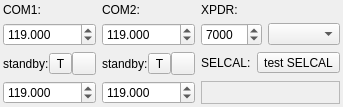
<?xml version="1.0" encoding="UTF-8"?>
<ui version="4.0">
 <class>CCockpitComForm</class>
 <widget class="QFrame" name="CCockpitComForm">
  <property name="geometry">
   <rect>
    <x>0</x>
    <y>0</y>
    <width>276</width>
    <height>95</height>
   </rect>
  </property>
  <property name="windowTitle">
   <string>Cockpit COM</string>
  </property>
  <layout class="QGridLayout" name="gl_CockpitComCo" columnstretch="0,0,1">
   <property name="leftMargin">
    <number>3</number>
   </property>
   <property name="topMargin">
    <number>3</number>
   </property>
   <property name="rightMargin">
    <number>3</number>
   </property>
   <property name="bottomMargin">
    <number>3</number>
   </property>
   <item row="1" column="0">
    <widget class="QDoubleSpinBox" name="ds_ComPanelCom1Active">
     <property name="decimals">
      <number>3</number>
     </property>
     <property name="minimum">
      <double>118.000000000000000</double>
     </property>
     <property name="maximum">
      <double>136.998</double>
     </property>
     <property name="singleStep">
      <double>0.0</double>
     </property>
     <property name="value">
      <double>119.000000000000000</double>
     </property>
    </widget>
   </item>
   <item row="0" column="2">
    <widget class="QWidget" name="qw_ComPanelTransponder" native="true">
     <layout class="QHBoxLayout" name="hl_ComPanelTransponderHeader">
      <property name="spacing">
       <number>0</number>
      </property>
      <property name="leftMargin">
       <number>0</number>
      </property>
      <property name="topMargin">
       <number>0</number>
      </property>
      <property name="rightMargin">
       <number>0</number>
      </property>
      <property name="bottomMargin">
       <number>0</number>
      </property>
      <item>
       <widget class="QLabel" name="lbl_ComPanelTransponder">
        <property name="frameShape">
         <enum>QFrame::NoFrame</enum>
        </property>
        <property name="text">
         <string>XPDR:</string>
        </property>
       </widget>
      </item>
      <item alignment="Qt::AlignLeft">
       <widget class="swift::gui::components::CCockpitTransponderModeLedsComponent" name="comp_TransponderLeds"/>
      </item>
     </layout>
    </widget>
   </item>
   <item row="3" column="0">
    <widget class="QDoubleSpinBox" name="ds_ComPanelCom1Standby">
     <property name="decimals">
      <number>3</number>
     </property>
     <property name="minimum">
      <double>118.000000000000000</double>
     </property>
     <property name="maximum">
      <double>136.998</double>
     </property>
     <property name="singleStep">
      <double>0.0</double>
     </property>
     <property name="value">
      <double>119.000000000000000</double>
     </property>
    </widget>
   </item>
   <item row="0" column="1">
    <widget class="QWidget" name="qw_ComPanelCom2Active" native="true">
     <layout class="QHBoxLayout" name="hl_ComPanelCom2Active">
      <property name="spacing">
       <number>3</number>
      </property>
      <property name="leftMargin">
       <number>0</number>
      </property>
      <property name="topMargin">
       <number>0</number>
      </property>
      <property name="rightMargin">
       <number>0</number>
      </property>
      <property name="bottomMargin">
       <number>0</number>
      </property>
      <item>
       <widget class="QLabel" name="lbl_ComPanelCom2Active">
        <property name="sizePolicy">
         <sizepolicy hsizetype="Preferred" vsizetype="Preferred">
          <horstretch>0</horstretch>
          <verstretch>0</verstretch>
         </sizepolicy>
        </property>
        <property name="text">
         <string>COM2:</string>
        </property>
        <property name="buddy">
         <cstring>qw_ComPanelCom2Active</cstring>
        </property>
       </widget>
      </item>
      <item>
       <widget class="swift::gui::CLedWidget" name="led_ComPanelCom2T" native="true"/>
      </item>
      <item>
       <widget class="swift::gui::CLedWidget" name="led_ComPanelCom2R" native="true"/>
      </item>
     </layout>
    </widget>
   </item>
   <item row="1" column="1">
    <widget class="QDoubleSpinBox" name="ds_ComPanelCom2Active">
     <property name="decimals">
      <number>3</number>
     </property>
     <property name="minimum">
      <double>118.000000000000000</double>
     </property>
     <property name="maximum">
      <double>136.998</double>
     </property>
     <property name="singleStep">
      <double>0.0</double>
     </property>
     <property name="value">
      <double>119.000000000000000</double>
     </property>
    </widget>
   </item>
   <item row="3" column="1">
    <widget class="QDoubleSpinBox" name="ds_ComPanelCom2Standby">
     <property name="decimals">
      <number>3</number>
     </property>
     <property name="minimum">
      <double>118.000000000000000</double>
     </property>
     <property name="maximum">
      <double>136.998</double>
     </property>
     <property name="singleStep">
      <double>0.0</double>
     </property>
     <property name="value">
      <double>119.000000000000000</double>
     </property>
    </widget>
   </item>
   <item row="1" column="2">
    <widget class="QFrame" name="fr_ComPanelTransponder">
     <property name="sizePolicy">
      <sizepolicy hsizetype="Preferred" vsizetype="Preferred">
       <horstretch>0</horstretch>
       <verstretch>0</verstretch>
      </sizepolicy>
     </property>
     <layout class="QHBoxLayout" name="hl_ComPanelTransponder">
      <property name="leftMargin">
       <number>0</number>
      </property>
      <property name="topMargin">
       <number>0</number>
      </property>
      <property name="rightMargin">
       <number>0</number>
      </property>
      <property name="bottomMargin">
       <number>0</number>
      </property>
      <item>
       <widget class="swift::gui::components::CTransponderCodeSpinBox" name="sbp_ComPanelTransponder">
        <property name="minimumSize">
         <size>
          <width>0</width>
          <height>18</height>
         </size>
        </property>
        <property name="maximum">
         <number>7777</number>
        </property>
        <property name="value">
         <number>7000</number>
        </property>
       </widget>
      </item>
      <item>
       <widget class="swift::gui::components::CTransponderModeSelector" name="cbp_ComPanelTransponderMode"/>
      </item>
     </layout>
    </widget>
   </item>
   <item row="0" column="0">
    <widget class="QWidget" name="qw_ComPanelCom1Active" native="true">
     <layout class="QHBoxLayout" name="hl_ComPanelCom1Active" stretch="0,0,0,0">
      <property name="spacing">
       <number>3</number>
      </property>
      <property name="leftMargin">
       <number>0</number>
      </property>
      <property name="topMargin">
       <number>0</number>
      </property>
      <property name="rightMargin">
       <number>0</number>
      </property>
      <property name="bottomMargin">
       <number>0</number>
      </property>
      <item>
       <widget class="QLabel" name="lbl_ComPanelCom1Active">
        <property name="sizePolicy">
         <sizepolicy hsizetype="Preferred" vsizetype="Preferred">
          <horstretch>0</horstretch>
          <verstretch>0</verstretch>
         </sizepolicy>
        </property>
        <property name="text">
         <string>COM1:</string>
        </property>
        <property name="buddy">
         <cstring>qw_ComPanelCom1Active</cstring>
        </property>
       </widget>
      </item>
      <item>
       <widget class="swift::gui::CLedWidget" name="led_ComPanelCom1T" native="true"/>
      </item>
      <item>
       <widget class="swift::gui::CLedWidget" name="led_ComPanelCom1R" native="true"/>
      </item>
     </layout>
    </widget>
   </item>
   <item row="2" column="1">
    <widget class="QWidget" name="qw_ComPanelCom2Standby" native="true">
     <layout class="QHBoxLayout" name="hl_ComPanelCom2Standby">
      <property name="spacing">
       <number>0</number>
      </property>
      <property name="leftMargin">
       <number>0</number>
      </property>
      <property name="topMargin">
       <number>0</number>
      </property>
      <property name="rightMargin">
       <number>0</number>
      </property>
      <property name="bottomMargin">
       <number>0</number>
      </property>
      <item>
       <widget class="QLabel" name="lbl_ComPanelCom2Standby">
        <property name="sizePolicy">
         <sizepolicy hsizetype="Preferred" vsizetype="Preferred">
          <horstretch>0</horstretch>
          <verstretch>0</verstretch>
         </sizepolicy>
        </property>
        <property name="text">
         <string>standby:</string>
        </property>
       </widget>
      </item>
      <item alignment="Qt::AlignLeft">
       <widget class="QToolButton" name="tb_RequestTextMessageCom2">
        <property name="toolTip">
         <string>Overlay text message</string>
        </property>
        <property name="whatsThis">
         <string>Overlay text message</string>
        </property>
        <property name="text">
         <string>T</string>
        </property>
       </widget>
      </item>
      <item alignment="Qt::AlignLeft">
       <widget class="QToolButton" name="tb_ComPanelCom2Toggle">
        <property name="toolTip">
         <string>Toggle COM 2 standby/active</string>
        </property>
        <property name="text">
         <string/>
        </property>
        <property name="icon">
         <iconset resource="../../misc/misc.qrc">
          <normaloff>:/diagona/icons/diagona/icons/arrow-circle-double-135.png</normaloff>:/diagona/icons/diagona/icons/arrow-circle-double-135.png</iconset>
        </property>
       </widget>
      </item>
     </layout>
    </widget>
   </item>
   <item row="2" column="0">
    <widget class="QWidget" name="qw_ComPanelCom1Standby" native="true">
     <layout class="QHBoxLayout" name="hl_ComPanelCom1Standby">
      <property name="spacing">
       <number>0</number>
      </property>
      <property name="leftMargin">
       <number>0</number>
      </property>
      <property name="topMargin">
       <number>0</number>
      </property>
      <property name="rightMargin">
       <number>0</number>
      </property>
      <property name="bottomMargin">
       <number>0</number>
      </property>
      <item>
       <widget class="QLabel" name="lbl_ComPanelCom1Standby">
        <property name="text">
         <string>standby:</string>
        </property>
       </widget>
      </item>
      <item alignment="Qt::AlignLeft">
       <widget class="QToolButton" name="tb_RequestTextMessageCom1">
        <property name="toolTip">
         <string>Overlay text message</string>
        </property>
        <property name="whatsThis">
         <string>Overlay text message</string>
        </property>
        <property name="text">
         <string>T</string>
        </property>
       </widget>
      </item>
      <item alignment="Qt::AlignLeft">
       <widget class="QToolButton" name="tb_ComPanelCom1Toggle">
        <property name="toolTip">
         <string>Toggle COM 1 standby/active</string>
        </property>
        <property name="text">
         <string/>
        </property>
        <property name="icon">
         <iconset resource="../../misc/misc.qrc">
          <normaloff>:/diagona/icons/diagona/icons/arrow-circle-double-135.png</normaloff>:/diagona/icons/diagona/icons/arrow-circle-double-135.png</iconset>
        </property>
       </widget>
      </item>
     </layout>
    </widget>
   </item>
   <item row="3" column="2">
    <widget class="swift::gui::components::CSelcalCodeSelector" name="frp_ComPanelSelcalSelector">
     <property name="frameShape">
      <enum>QFrame::StyledPanel</enum>
     </property>
     <property name="frameShadow">
      <enum>QFrame::Raised</enum>
     </property>
    </widget>
   </item>
   <item row="2" column="2">
    <widget class="QFrame" name="fr_ComPanelSelcalTop">
     <layout class="QFormLayout" name="fl_ComPanelSelcalTop">
      <property name="leftMargin">
       <number>0</number>
      </property>
      <property name="topMargin">
       <number>0</number>
      </property>
      <property name="rightMargin">
       <number>0</number>
      </property>
      <property name="bottomMargin">
       <number>0</number>
      </property>
      <item row="0" column="0">
       <widget class="QLabel" name="lbl_ComSelcalSelcal">
        <property name="sizePolicy">
         <sizepolicy hsizetype="Maximum" vsizetype="Preferred">
          <horstretch>0</horstretch>
          <verstretch>0</verstretch>
         </sizepolicy>
        </property>
        <property name="text">
         <string>SELCAL:</string>
        </property>
       </widget>
      </item>
      <item row="0" column="1">
       <widget class="QToolButton" name="tb_ComPanelSelcalTest">
        <property name="sizePolicy">
         <sizepolicy hsizetype="Maximum" vsizetype="Maximum">
          <horstretch>0</horstretch>
          <verstretch>0</verstretch>
         </sizepolicy>
        </property>
        <property name="toolTip">
         <string>test SELCAL</string>
        </property>
        <property name="text">
         <string>test SELCAL</string>
        </property>
        <property name="icon">
         <iconset resource="../../misc/misc.qrc">
          <normaloff>:/diagona/icons/diagona/icons/speaker-volume.png</normaloff>:/diagona/icons/diagona/icons/speaker-volume.png</iconset>
        </property>
       </widget>
      </item>
     </layout>
    </widget>
   </item>
  </layout>
 </widget>
 <customwidgets>
  <customwidget>
   <class>swift::gui::components::CSelcalCodeSelector</class>
   <extends>QFrame</extends>
   <header>gui/components/selcalcodeselector.h</header>
   <container>1</container>
  </customwidget>
  <customwidget>
   <class>swift::gui::CLedWidget</class>
   <extends>QWidget</extends>
   <header>gui/led.h</header>
   <container>1</container>
  </customwidget>
  <customwidget>
   <class>swift::gui::components::CTransponderModeSelector</class>
   <extends>QComboBox</extends>
   <header>gui/components/transpondermodeselector.h</header>
  </customwidget>
  <customwidget>
   <class>swift::gui::components::CTransponderCodeSpinBox</class>
   <extends>QSpinBox</extends>
   <header>gui/components/transpondercodespinbox.h</header>
  </customwidget>
  <customwidget>
   <class>swift::gui::components::CCockpitTransponderModeLedsComponent</class>
   <extends>QFrame</extends>
   <header>gui/components/cockpittranspondermodeledscomponent.h</header>
   <container>1</container>
  </customwidget>
 </customwidgets>
 <tabstops>
  <tabstop>ds_ComPanelCom1Active</tabstop>
  <tabstop>ds_ComPanelCom2Active</tabstop>
  <tabstop>ds_ComPanelCom1Standby</tabstop>
  <tabstop>ds_ComPanelCom2Standby</tabstop>
  <tabstop>sbp_ComPanelTransponder</tabstop>
  <tabstop>cbp_ComPanelTransponderMode</tabstop>
  <tabstop>tb_RequestTextMessageCom1</tabstop>
  <tabstop>tb_ComPanelCom1Toggle</tabstop>
  <tabstop>tb_RequestTextMessageCom2</tabstop>
  <tabstop>tb_ComPanelCom2Toggle</tabstop>
  <tabstop>tb_ComPanelSelcalTest</tabstop>
 </tabstops>
 <resources>
  <include location="../../misc/misc.qrc"/>
 </resources>
 <connections/>
</ui>
